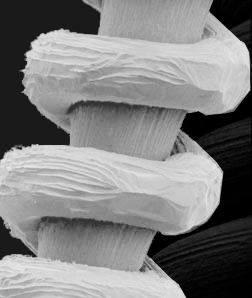
#> input picture Image restoration/Bilder/SEM.jpg, 252 x 298 px
$ jupyter execute 'Adaptive median filter.ipynb'   (shell and % lines are left out)
#> lines starting #> are read from the running program, lines starting #| are printed output that depends on the picture
# Aufgabe 2: Adaptiver Medianfilter
Der Medianfilter aus der vorangegangenen Aufgabe eignet sich besonders, um *Salt-and-Pepper-Rauschen* zu beseitigen.
Scharfe Kanten werden zwar erhalten, Ecken jedoch gestört.
Eine Erweiterung, die noch spezieller auf die Rauschelimination ausgerichtet ist und dabei Ecken weniger beschädigen soll, ist der *adaptive Medianfilter*.

Dabei werden nicht nur Median $z_{med}$, sondern auch minimaler $z_{min}$ und maximaler Grauwert $z_{max}$ sowie der aktuelle Grauwert $z_{xy}$ eines Fensters berücksichtigt.
Folgender Algorithmus wird angewendet:

```
Level A:
   A1 = zmed - zmin
   A2 = zmed - zmax
   If A1 > 0 and A2 < 0, Goto Level B
   Else increase the window size
   If window size < Smax repeat Level A
   Else output zmed
Level B:
   B1 = zxy - zmin
   B2 = zxy - zmax
   If B1 > 0 and B2 < 0 output zxy
   Else output zmed
```

In Stufe A wird sichergestellt, dass der Median selbst kein Minimum oder Maximum im aktuellen Fenster ist, da dies dazu führen würde, ein verrauschtes Pixel zu vervielfältigen.
In Stufe B wird sichergestellt, dass der Median nur angewendet wird, um solche verrauschten Pixel zu eliminieren.

Implementieren Sie einen adaptiven Medianfilter!
Für stark verrauschte Bilder empfiehlt sich auch eine mehrfache Anwendung dieses Filters.

## 0. Pfade, Pakete etc.

[cell 1]
import glob
import urllib.request

import matplotlib.pyplot as plt
import matplotlib.colors as mcolors

import imageio
import numpy as np
import math

[cell 2]
# image_filter = 'Bilder/*.jpg'
# image_filter = 'Bilder/Aerial.jpg'
image_filter = 'Bilder/SEM.jpg'

## 1. Definition des Filters
Zuerst wird die maximale Größe der Maske definiert.

[cell 3]
w = 3
Smax = 5

Hier benötigen wir wieder die Funktionen `max_filter`, `min_filter`, `median_filter` aus der vorherigen Aufgabe.

[cell 4]
# max_filter = lambda g: np.max(g)
# min_filter = lambda g: np.min(g)
# median_filter = lambda g: np.median(g)

min_filter = lambda g: sorted(np.array(g).flatten().tolist())[0]
max_filter = lambda g: sorted(np.array(g).flatten().tolist())[g.shape[0]**2-1]
median_filter = lambda g: sorted(np.array(g).flatten().tolist())[(g.shape[0]**2+1)//2-1]

## 2. Laden des Bildes

[cell 5]
image_path = np.random.choice(glob.glob(image_filter))
image = imageio.imread(image_path)
#> image is the input picture: shape (298, 252); min 0, max 231, mean 128.1

Für diese Aufgabe ist es wichtig, das Bild im Fließkommaformat vorliegen zu haben. Andernfalls kann der Median nicht immer korrekt berechet werden. Konvertieren sie `image` zu einer geeigneten Repräsentation:

[cell 6]
image=image.astype(float)
image.shape
#> Out = (298, 252)

# 3. Verrauschen des Bildes
Um ein realistisches Szenario zu simulieren, wird das Bild nun mit Salt-and-Pepper-Rauschen versehen:

[cell 7]
image_noisy = np.copy(image)
for _ in range(100):
    index = tuple([np.random.randint(0,i) for i in image.shape])
    image_noisy[index] = np.random.choice([0.0,1.0])
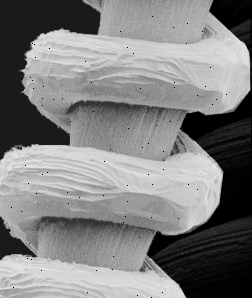
#> image_noisy: shape (298, 252) float64; min 0, max 231, mean 127.9
image_noisy

## 4. Berechung des Filters
Definieren Sie eine Funktion `ex4_adaptive_median_filter`, die ein Bild übergeben bekommt und als Rückgabewert das gefilterte Bild liefert. Tipp: verwenden Sie die in 1. definierten Rangordnungsoperatoren.

[cell 8]
def ex4_adaptive_median_filter(image,w):
#> called with w = 3
    filtered_image = np.zeros_like(image)
    image_rows,image_cols = image.shape
#> image_rows = 298; image_cols = 252

    fil = np.zeros((w,w))
    fil_rows=fil_cols = w

    fil_half_rows=fil_rows//2
    fil_half_col=fil_cols//2
    img=np.pad(image,((fil_half_rows,fil_half_rows),(fil_half_col,fil_half_col)),'edge')
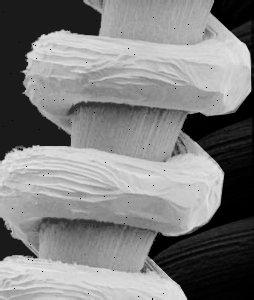
#> img: shape (300, 254) float64; min 0, max 231, mean 127.2

    for i in range(image_rows):
        for j in range (image_cols):
            fil=img[i:i+fil_rows,j:j+fil_cols]

            max_pixel = max_filter(fil)
            min_pixel = min_filter(fil)
            med_pixel = median_filter(fil)

            if med_pixel > min_pixel and med_pixel < max_pixel:
                if image[i][j] > min_pixel and image[i][j] < max_pixel:
                    filtered_image[i][j] = image[i][j]
                else:
                    filtered_image[i][j] = med_pixel
            else:
                w += 2
                if w <= Smax:
                    ex4_adaptive_median_filter(image,w)
                else:
                    filtered_image[i][j] = med_pixel
#> this loop made 298 passes
#> pass 1, in ex4_adaptive_median_filter (call 2), `img=np.pad(image,((fil_half_rows,fil_half_rows),(fil_half_col,fil_half..`:
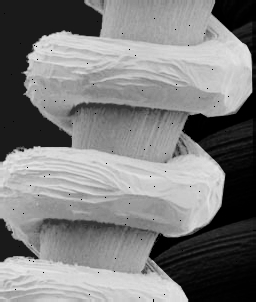
#> img: shape (302, 256) float64; min 0, max 231, mean 126.4
#> after the loop, w = 29325

    return filtered_image

Nun wird das gefilterte Bild mit Hilfe der Funktion berechnet:

[cell 9]
filtered_image = ex4_adaptive_median_filter(image_noisy,w)
filtered_image

## 5. Darstellung
Um die Wirksamkeit des adaptiven Medianfilters zu überprüfen, stellen Sie `image`, `image_noisy` und `filtered_image` nebeneinander dar:

[cell 10]
plt.figure('Image')

plt.subplot(2,2,1)
plt.title('original image')
plt.axis('off')
plt.imshow(image, cmap='gray')

plt.subplot(2,2,2)
plt.title('image with noise')
plt.axis('off')
plt.imshow(image_noisy, cmap='gray')

plt.subplot(2,1,2)
plt.title('adaptive median filtered image')
plt.axis('off')
plt.imshow(filtered_image, cmap='gray')

plt.show()
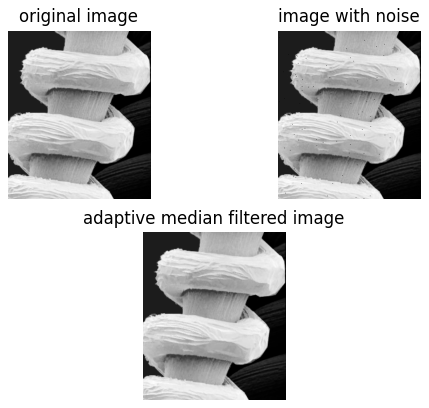
#> figure drawn by matplotlib, 3 panels
